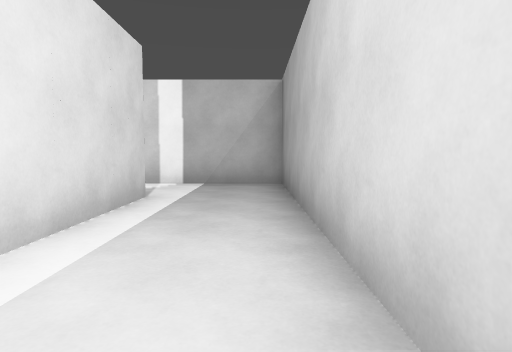
View 1 (above)

18 first-person views from a walk through a Godot game level. The camera is 1.2 m above the floor, tilts 4° down and sees 75° across. The floor is counted in squares, 2 m on a side. Each view is taken from the middle of a square. On the plan, view 1 faces up. The plan holds only what a view shows up to about 10 squares ahead; the rest is blank.

View 2
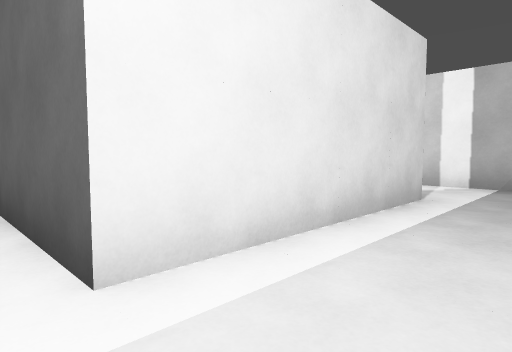

View 3
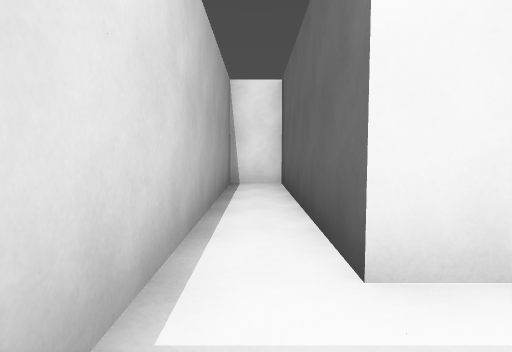

View 4
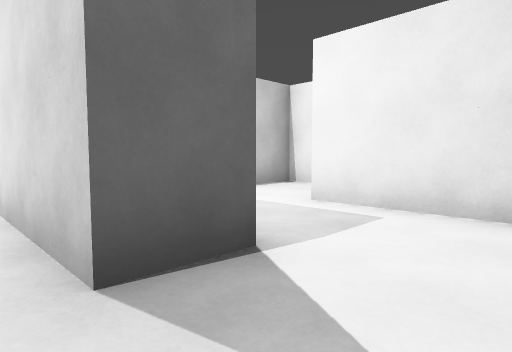

View 5
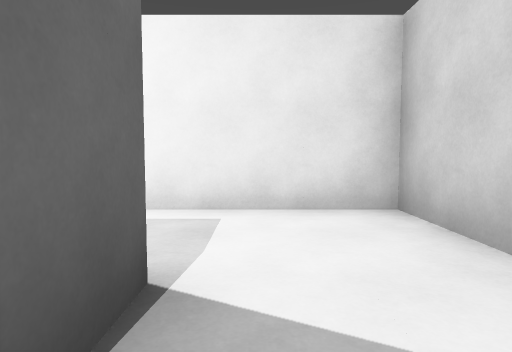

View 6
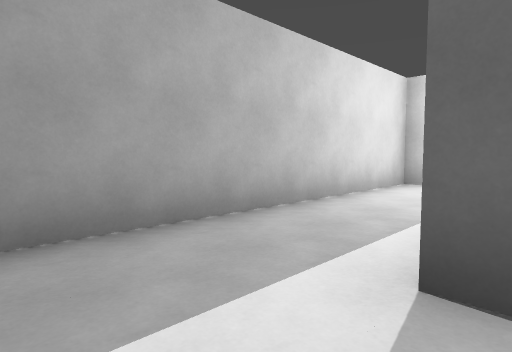

View 7
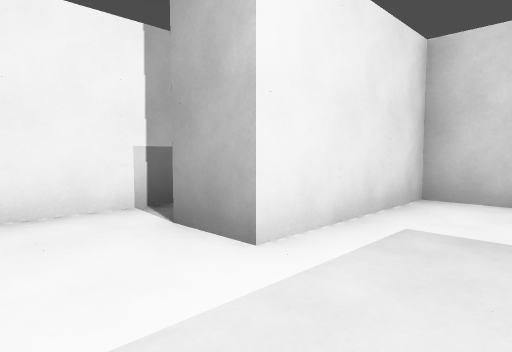

View 8
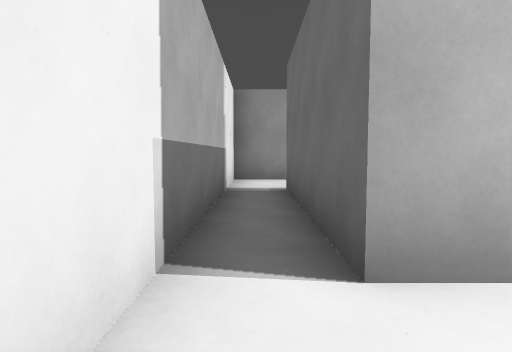

View 9
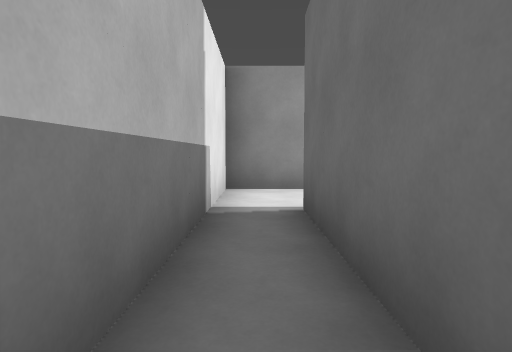

View 10
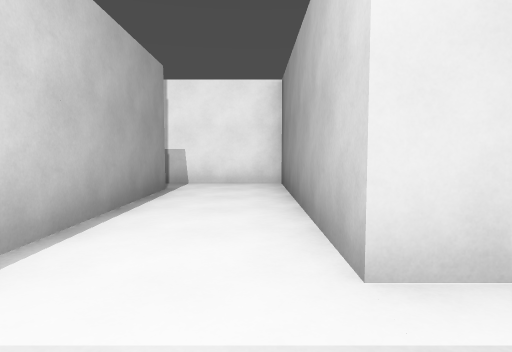

View 11
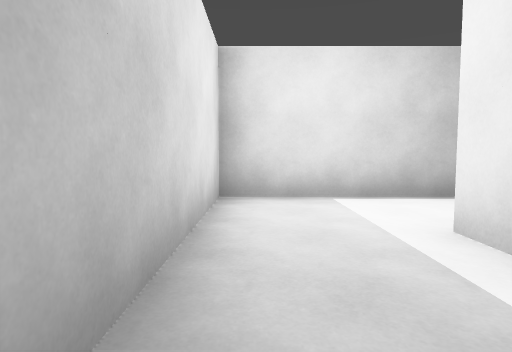

View 12
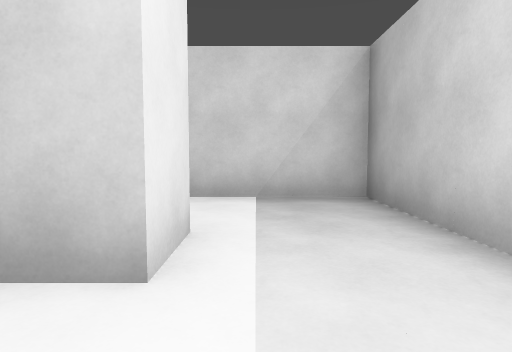

View 13
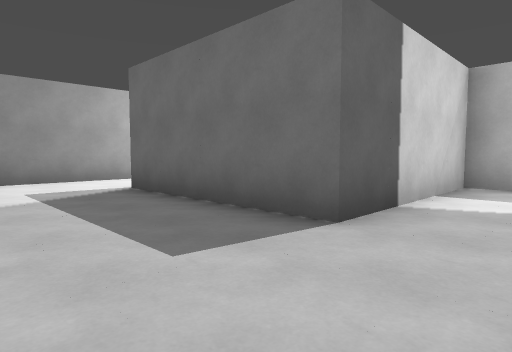

View 14
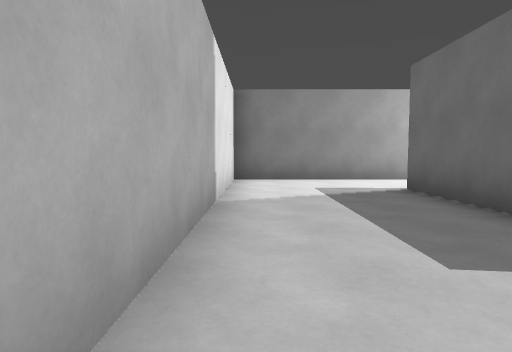

View 15
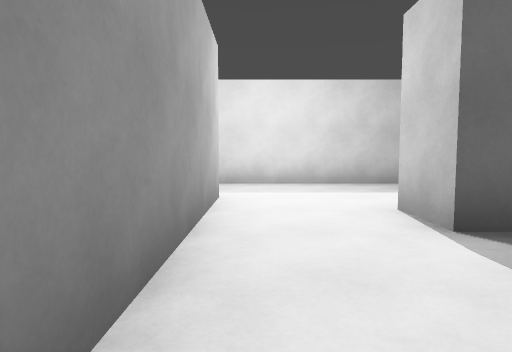

View 16
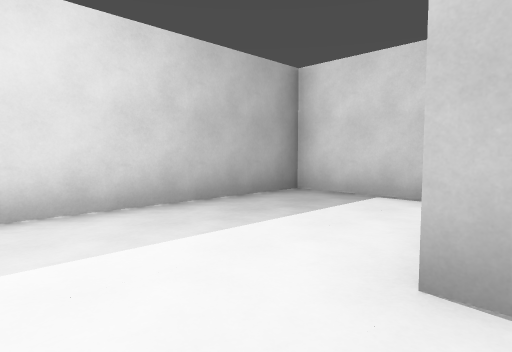

View 17
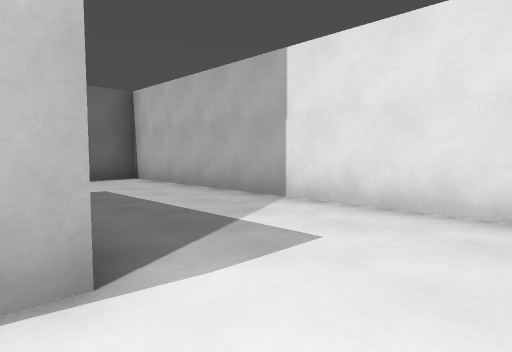

View 18
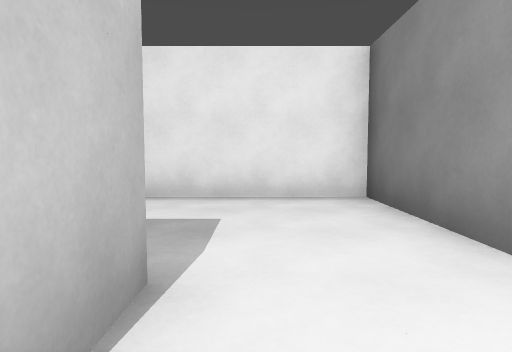

### Floor plan
Points are (right, up) in squares from view 1. A wall is a line through its corners. A room is listed if a view was taken in it or the views show most of it. See-through windows are left out.
Room 1 (views 1, 2, 3, 4, 5)
walls: (-1.5, 4.5) (-1.5, 0.5) (-6.5, 0.5) (-6.5, -0.5) (0.5, -0.5) (0.5, 6.5) (-1.5, 6.5)
ways out: opening at (-2, 5.5) to room 2
Room 2 (view 6)
walls: (-2.5, 4.5) (-1.5, 4.5); (-1.5, 6.5) (-4.5, 6.5) (-4.5, 4.5)
ways out: opening at (-2, 5.5) to room 1; opening at (-3.5, 4) to room 3
Room 3 (view 7)
walls: (-4.5, 4.5) (-4.5, 3.5)
ways out: opening at (-3.5, 4) to room 2; opening at (-5, 2.5) to room 4
Room 4 (views 8, 9, 10, 12)
walls: (-1.5, 10.5) (-1.5, 9.5) (-6.5, 9.5) (-6.5, 1.5) (-5.5, 1.5); (-4.5, 3.5) (-5.5, 3.5) (-5.5, 7.5) (0.5, 7.5) (0.5, 10.5)
ways out: opening at (-5, 2.5) to room 3; opening at (-0.5, 10) to room 5
Room 5 (view 11)
walls: (0.5, 10.5) (0.5, 12.5) (-1.5, 12.5)
ways out: opening at (-0.5, 10) to room 4; opening at (-2.5, 11.5) to room 6
Room 6 (views 13, 14, 15, 16, 17)
walls: (-1.5, 12.5) (-3.5, 12.5) (-3.5, 16.5) (-2.5, 16.5); (-2.5, 18.5) (-6.5, 18.5) (-6.5, 10.5) (-5.5, 10.5)
ways out: opening at (-2.5, 11.5) to room 5; opening at (-3, 17.5) to room 7
Room 7 (view 18)
walls: (-1.5, 18.5) (-2.5, 18.5); (-1.6, 13.5) (0.5, 13.5) (0.5, 18.8)
ways out: opening at (-3, 17.5) to room 6; opening at (-0.5, 19)

Where each view was taken, in squares from view 1:
view 1: 0 up, 0 right, facing up
view 2: 0 up, 0 right, facing up-left
view 3: 0 up, 0 right, facing left
view 4: 6 up, 1 left, facing down-left
view 5: 5 up, 1 left, facing left
view 6: 6 up, 2 left, facing down-right
view 7: 2 up, 3 left, facing up-left
view 8: 2 up, 6 left, facing up
view 9: 4 up, 6 left, facing up
view 10: 9 up, 0 right, facing left
view 11: 12 up, 0 right, facing down
view 12: 8 up, 1 left, facing up
view 13: 11 up, 6 left, facing up-right
view 14: 11 up, 6 left, facing up
view 15: 18 up, 6 left, facing right
view 16: 18 up, 3 left, facing down-right
view 17: 18 up, 3 left, facing down-left
view 18: 17 up, 2 left, facing left
